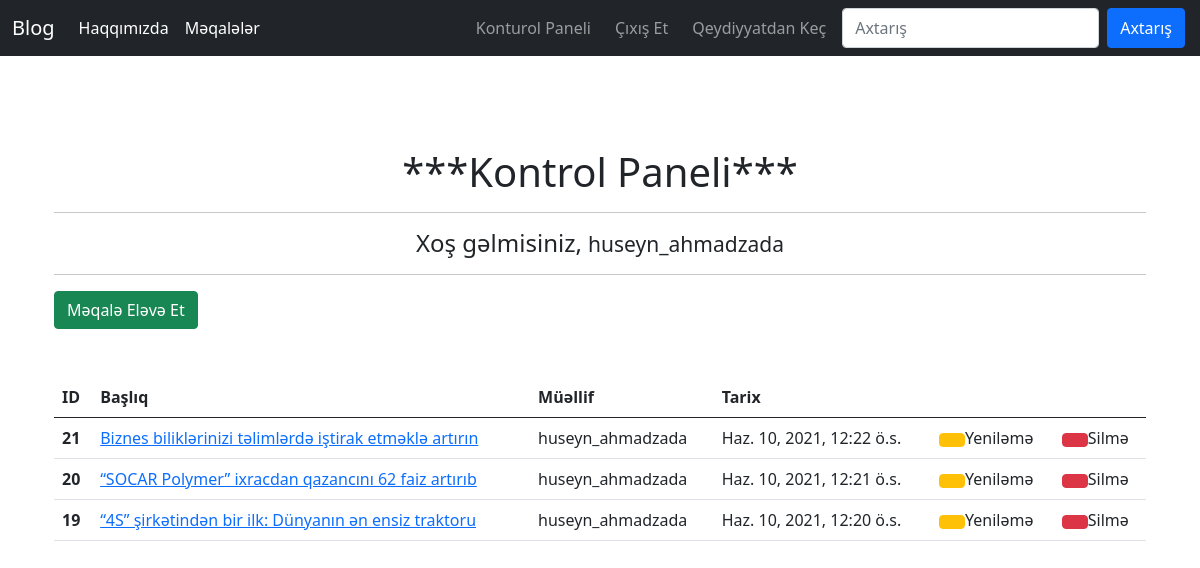
Screenshot of /articles/dashboard/ (signed in) with the database file from the repository.
### article/models.py (models this page shows, shortened)
class Article(models.Model):
    author = models.ForeignKey('auth.User',on_delete=models.CASCADE)
    title = models.CharField(max_length=100)
    content = RichTextField()
    article_image = models.FileField(blank=True,null=True,verbose_name="Upload Image")
    created_date = models.DateTimeField(auto_now_add=True)
    class Meta:
        ordering = ['-created_date']

### article/views.py (the view)
# urls.py: path('dashboard/',views.dashboard,name='dashboard'),
@login_required(login_url="user:login")
def dashboard(request):
    articles = Article.objects.filter(author=request.user)
    context ={
        "articles": articles
    }
    return render(request,'dashboard.html',context)

### templates/dashboard.html
{% extends "layout.html" %}
{% block body %}
<h1 style="text-align:center">***Kontrol Paneli***</h1>
<hr>
<p>
    <h4 style="text-align:center">Xoş gəlmisiniz,  <small>{{request.user.username}}</small></h4>
</p>
<hr>
<a class="btn btn-success" href="{% url 'article:addarticle' %}">Məqalə Eləvə Et</a>
<br><br><br>
{% if articles  %}
<table class="table">
    <thead>
      <tr>
        <th scope="col">ID</th>
        <th scope="col">Başlıq</th>
        <th scope="col">Müəllif</th>
        <th scope="col">Tarix</th>
        <th scope="col"></th>
        <th scope="col"></th>
      </tr>
    </thead>
    <tbody>
        {% for article in articles %}
        <tr>
            <th scope="row">{{article.id}}</th>
            <td><a href="{% url 'article:detail' article.id %}">{{article.title}}</a></td>
            <td>{{article.author.username}}</td>
            <td>{{article.created_date}}</td>
            <td><a href="{% url 'article:update' article.id %}" class="btn btn-warning"></a>Yeniləmə</td>
            <td><a href="{% url 'article:delete' article.id %}" class="btn btn-danger"></a>Silmə</td>
        </tr>
        {% endfor %}
    </tbody>
  </table>
{% else %}
    <div class="alert alert-info">
        Sizə aid məqalə tapılmadı...
    </div>
{% endif %}
{% endblock %}

### rows the page displays
Article: id "21", title "Biznes biliklərinizi təlimlərdə iştirak etməklə artırın", author.username "huseyn_ahmadzada", created_date "Haz. 10, 2021, 12:22 ö.s."
Article: id "20", title "“SOCAR Polymer” ixracdan qazancını 62 faiz artırıb", author.username "huseyn_ahmadzada", created_date "Haz. 10, 2021, 12:21 ö.s."
Article: id "19", title "“4S” şirkətindən bir ilk: Dünyanın ən ensiz traktoru", author.username "huseyn_ahmadzada", created_date "Haz. 10, 2021, 12:20 ö.s."

### other values shown
{{ request.user.username }} "huseyn_ahmadzada"
